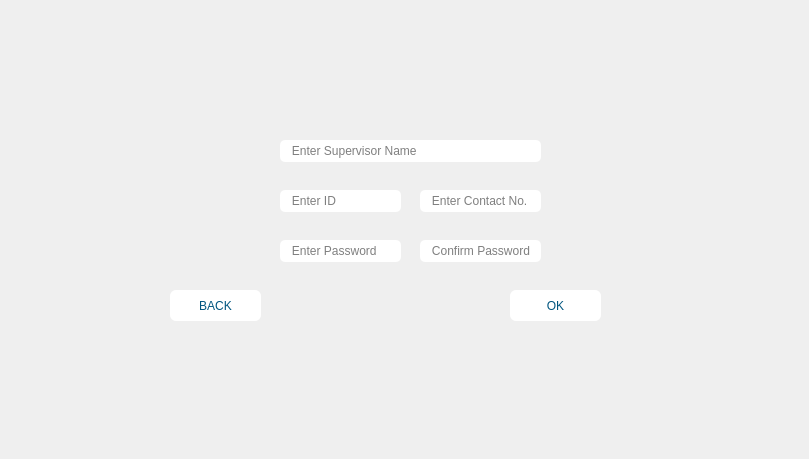
      <widget class="QWidget" name="Add_Sup">
       <widget class="QLineEdit" name="con_pass_sup">
        <property name="geometry">
         <rect>
          <x>420</x>
          <y>240</y>
          <width>121</width>
          <height>22</height>
         </rect>
        </property>
        <property name="styleSheet">
         <string notr="true">background-color: rgb(255, 255, 255);
border-radius: 5px;</string>
        </property>
        <property name="placeholderText">
         <string>   Confirm Password</string>
        </property>
       </widget>
       <widget class="QLineEdit" name="name_sup">
        <property name="geometry">
         <rect>
          <x>280</x>
          <y>140</y>
          <width>261</width>
          <height>22</height>
         </rect>
        </property>
        <property name="styleSheet">
         <string notr="true">background-color: rgb(255, 255, 255);
border-radius: 5px;</string>
        </property>
        <property name="placeholderText">
         <string>   Enter Supervisor Name</string>
        </property>
       </widget>
       <widget class="QLineEdit" name="pass_sup">
        <property name="geometry">
         <rect>
          <x>280</x>
          <y>240</y>
          <width>121</width>
          <height>22</height>
         </rect>
        </property>
        <property name="styleSheet">
         <string notr="true">background-color: rgb(255, 255, 255);
border-radius: 5px;</string>
        </property>
        <property name="placeholderText">
         <string>   Enter Password</string>
        </property>
       </widget>
       <widget class="QPushButton" name="ok_sup">
        <property name="geometry">
         <rect>
          <x>510</x>
          <y>290</y>
          <width>91</width>
          <height>31</height>
         </rect>
        </property>
        <property name="styleSheet">
         <string notr="true">color: rgb(0, 85, 127);
background-color: rgb(255, 255, 255);
font: 700 10pt &quot;Segoe UI&quot;;
border-radius: 6px;</string>
        </property>
        <property name="text">
         <string>OK</string>
        </property>
        <property name="icon">
         <iconset>
          <normaloff>images/OK.png</normaloff>images/OK.png</iconset>
        </property>
       </widget>
       <widget class="QLineEdit" name="phone_sup">
        <property name="geometry">
         <rect>
          <x>420</x>
          <y>190</y>
          <width>121</width>
          <height>22</height>
         </rect>
        </property>
        <property name="styleSheet">
         <string notr="true">background-color: rgb(255, 255, 255);
border-radius: 5px;</string>
        </property>
        <property name="placeholderText">
         <string>   Enter Contact No.</string>
        </property>
       </widget>
       <widget class="QLineEdit" name="id_sup">
        <property name="geometry">
         <rect>
          <x>280</x>
          <y>190</y>
          <width>121</width>
          <height>22</height>
         </rect>
        </property>
        <property name="styleSheet">
         <string notr="true">background-color: rgb(255, 255, 255);
border-radius: 5px;</string>
        </property>
        <property name="placeholderText">
         <string>   Enter ID</string>
        </property>
       </widget>
       <widget class="QPushButton" name="pushButton_19">
        <property name="geometry">
         <rect>
          <x>170</x>
          <y>290</y>
          <width>91</width>
          <height>31</height>
         </rect>
        </property>
        <property name="styleSheet">
         <string notr="true">color: rgb(0, 85, 127);
background-color: rgb(255, 255, 255);
font: 700 10pt &quot;Segoe UI&quot;;
border-radius: 6px;</string>
        </property>
        <property name="text">
         <string>BACK</string>
        </property>
        <property name="icon">
         <iconset resource="IMAGE.qrc">
          <normaloff>:/pic/images/back.png</normaloff>:/pic/images/back.png</iconset>
        </property>
       </widget>
       <widget class="QLabel" name="label_43">
        <property name="geometry">
         <rect>
          <x>0</x>
          <y>0</y>
          <width>800</width>
          <height>450</height>
         </rect>
        </property>
        <property name="text">
         <string/>
        </property>
        <property name="pixmap">
         <pixmap resource="IMAGE.qrc">:/pic/images/Ad Sup.png</pixmap>
        </property>
        <property name="scaledContents">
         <bool>true</bool>
        </property>
       </widget>
       <zorder>label_43</zorder>
       <zorder>con_pass_sup</zorder>
       <zorder>name_sup</zorder>
       <zorder>pass_sup</zorder>
       <zorder>ok_sup</zorder>
       <zorder>phone_sup</zorder>
       <zorder>id_sup</zorder>
       <zorder>pushButton_19</zorder>
      </widget>
